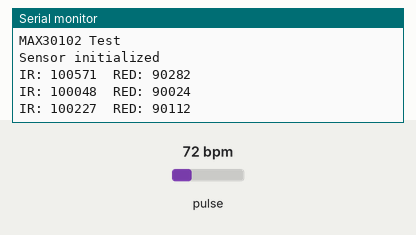
Recording of a sketch running on a simulated ESP32. On the bench: the last lines printed to the serial monitor. The inputs (shaded band) are chosen by the test bench; at power-on: pulse 72 bpm.

Above: at 1.2 s.
1.3 s: pulse set to 42 bpm
At 2.0 s:
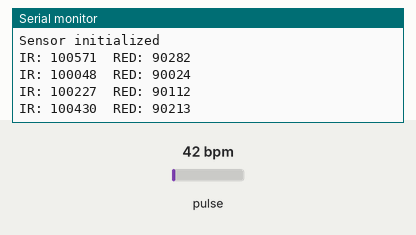
2.8 s: pulse set to 70 bpm
At 3.5 s:
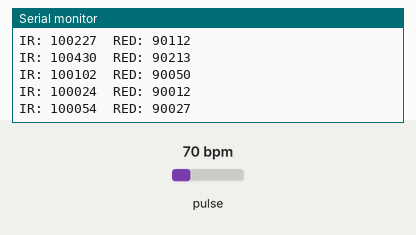
Timing chart, 0 to 5.8 s (numbered marks = the images above; inputs shaded):
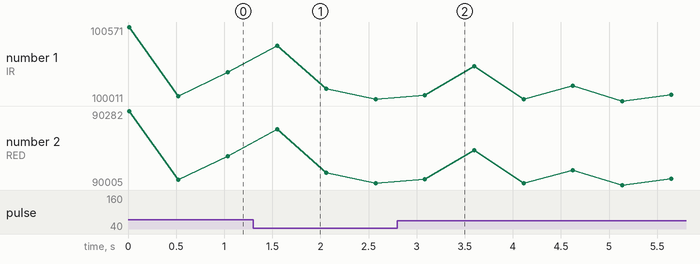

Measured:
- after the input at 1.3 s, the serial monitor: prints a new line after 0.25 s (image 1)
- after the input at 2.8 s, the serial monitor: prints a new line after 0.29 s (image 2)
- plotted number 1: 100227 → 100024 after the input at 1.3 s, 100024 → 100012 after the input at 2.8 s
- plotted number 2: 90112 → 90012 after the input at 1.3 s

The sketch:

DH22_Sensor.ino
```cpp
#include <Wire.h>
#include "MAX30105.h"

MAX30105 particleSensor;

void setup()
{
  Serial.begin(115200);
  Serial.println("MAX30102 Test");

  Wire.begin(21,22);

  if (!particleSensor.begin(Wire))
  {
    Serial.println("MAX30102 not found. Check wiring.");
    while (1);
  }

  Serial.println("Sensor initialized");

  particleSensor.setup();
}

void loop()
{
  long irValue = particleSensor.getIR();
  long redValue = particleSensor.getRed();

  Serial.print("IR: ");
  Serial.print(irValue);

  Serial.print("  RED: ");
  Serial.println(redValue);

  delay(500);
}
```
